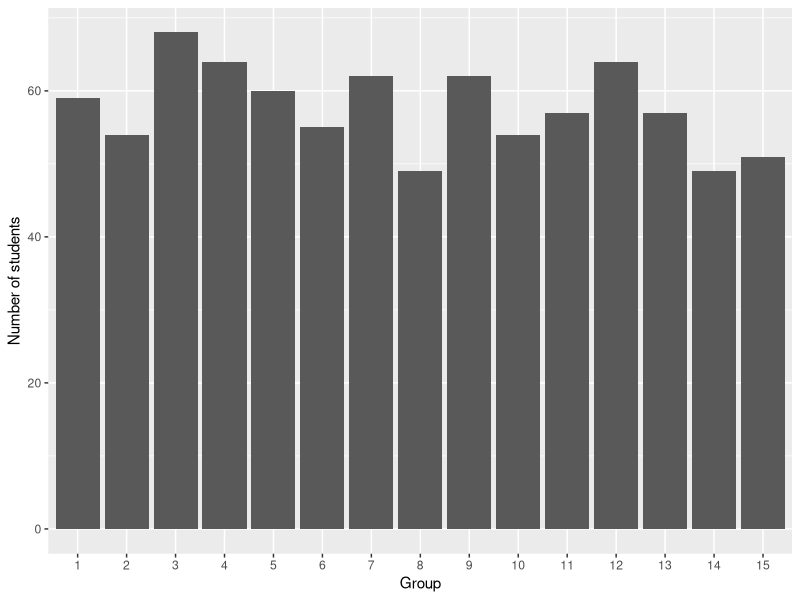
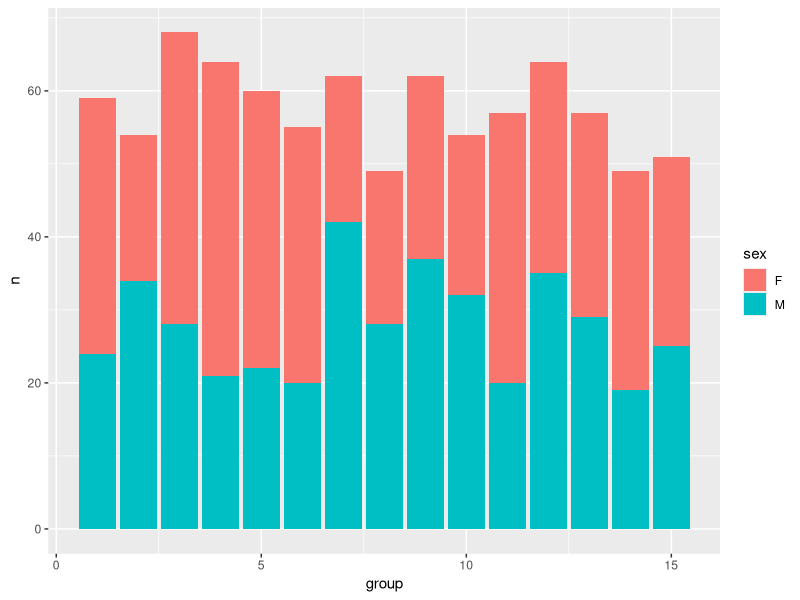
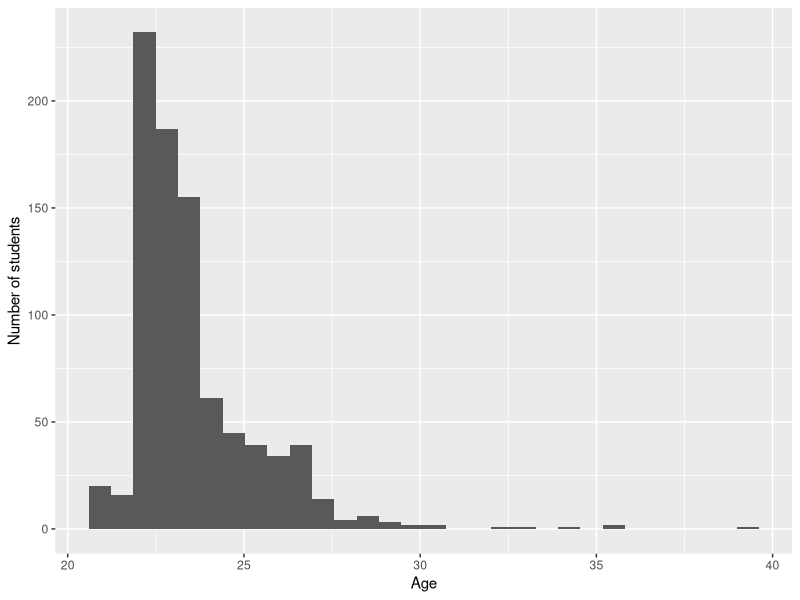
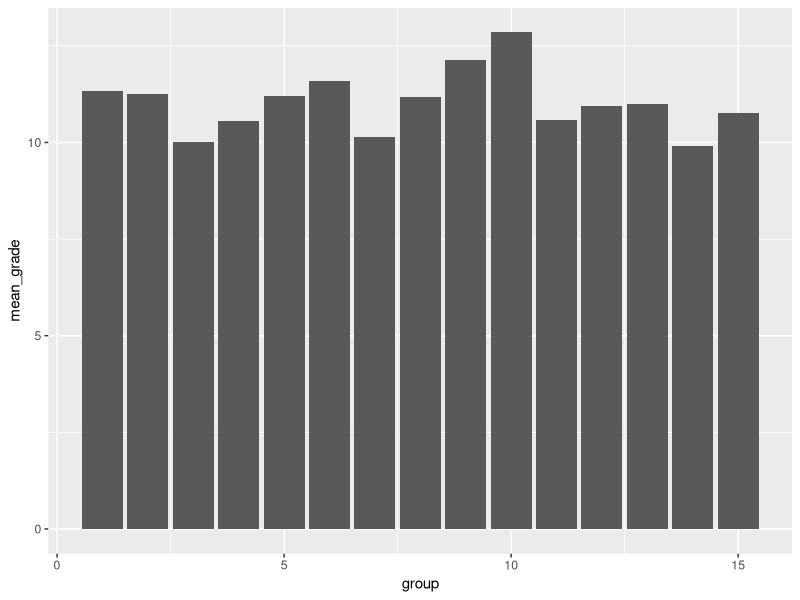
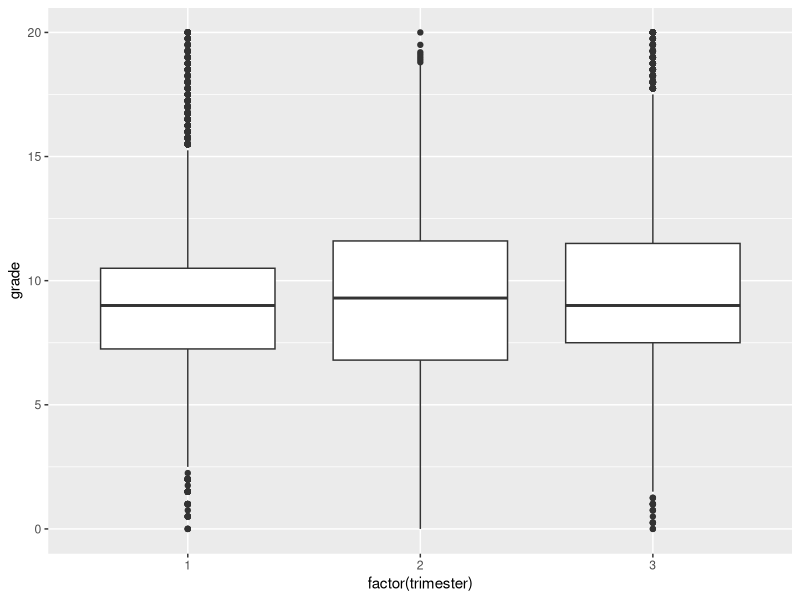
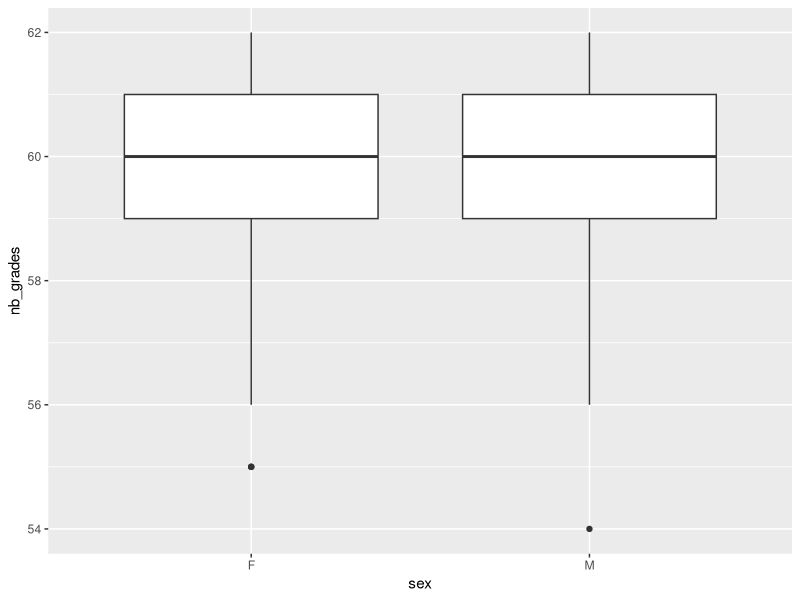
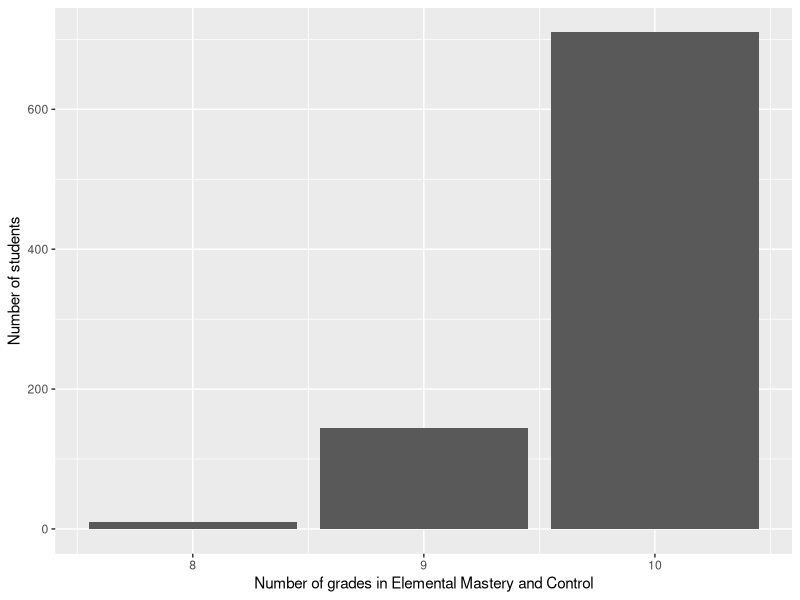

Write R code to recreate these figures, in order.
## ---- chunk 1
library(readr)
library(here)
courses <- read_csv(here("courses.csv"), show_col_types = FALSE)
## ---- chunk 2
library(dplyr)
library(knitr)

courses |> 
  rename(
    course_name = course,
    identifier = course_id,
    number_of_exams = nb_grades
  ) |> 
  arrange(course_name) |> 
  kable()
## ---- chunk 3

students <- read_csv(here("students.csv"),show_col_types = FALSE) |>
  mutate(
    birth_date = as.Date(birth_date),
    sex = factor(sex)
  )

birth_date_class <- class(students$birth_date)
sex_class <- class(students$sex)

students |>
  slice_head(n = 5) |>
  kable()
## ---- chunk 4
library(readr)

grades <- read_delim(
  "grades.csv",
  delim = "|",
  na = "$",
  show_col_types = FALSE
)


## ---- chunk 5
library(dplyr)
library(ggplot2)

students |>
  count(group, name = "nb_students") |>
  ggplot(aes(x = factor(group), y = nb_students)) +
  geom_col() +
  labs(x = "Group", y = "Number of students")
## ---- chunk 6

students |>
  count(group, sex) |>
  ggplot(aes(x = group, y = n, fill = sex)) +
  geom_col()
## ---- chunk 7
library(lubridate)

students |>
  mutate(age = time_length(today() - birth_date, unit = "year")) |>
  ggplot(aes(x = age)) +
  labs(x = "Age", y = "Number of students") +
  geom_histogram()
## ---- chunk 8
median_age <- students |>
  mutate(age = time_length(today() - birth_date, unit = "year")) |>
  group_by(group) |>
  summarise(median_age = round(median(age)))

median_age |>
  kable()
## ---- chunk 9
oldest <- students |>
  mutate(age = round(time_length(today() - birth_date, unit = "year"))) |>
  group_by(group) |>
  filter(age == max(age)) |>
  ungroup() |>
  arrange(desc(age)) |>
  select(id, group, sex, age)

oldest |>
  kable()
## ---- chunk 10
library(dplyr)
library(tidyr)

nb_grades <- grades |>
  drop_na(grade) |>
  nrow()
## ---- chunk 11
cna_id <- courses |>
  filter(course == "Celestial Navigation and Astronomy") |>
  pull(course_id)

avg_cna <- students |>
  inner_join(grades, by = "id") |>
  filter(course_id == cna_id) |>
  group_by(group) |>
  summarise(mean_grade = mean(grade, na.rm = TRUE))

avg_cna |>
  ggplot(aes(x = group, y = mean_grade)) +
  geom_col()
## ---- chunk 12
library(dplyr)
library(ggplot2)

grades_trimester <- grades |>
  inner_join(courses, by = "course_id")

grades_trimester |>
  ggplot(aes(x = factor(trimester), y = grade)) +
  geom_boxplot()
## ---- chunk 13

grades_per_student <- grades |>
  filter(!is.na(grade)) |>
  group_by(id) |>
  summarise(nb_grades = n()) |>
  inner_join(students, by = "id") |>
  select(id, group, sex, nb_grades)


grades_per_student |>
  slice_head(n = 5) |>
  kable()

summary_table <- grades_per_student |>
  summarise(
    min = min(nb_grades),
    max = max(nb_grades),
    mean = mean(nb_grades),
    median = median(nb_grades)
  )
## ---- chunk 14
library(ggplot2)

grades_per_student |>
  ggplot(aes(x = sex, y = nb_grades)) +
  geom_boxplot()
## ---- chunk 15

emc_id <- courses |>
  filter(course == "Elemental Mastery and Control") |>
  pull(course_id)

emc_counts <- grades |>
  filter(course_id == emc_id) |>
  group_by(id) |>
  summarise(nb_grades = n())

emc_per_student <- students |>
  inner_join(emc_counts, by = "id") |>
  select(id, group, nb_grades)

emc_per_student |>
  slice_head(n = 5) |>
  kable()
## ---- chunk 16
emc_distribution <- emc_per_student |>
  count(nb_grades)

emc_distribution |>
  ggplot(aes(x = nb_grades, y = n)) +
  geom_col() +
labs(
    x = "Number of grades in Elemental Mastery and Control",
    y = "Number of students"
  )
